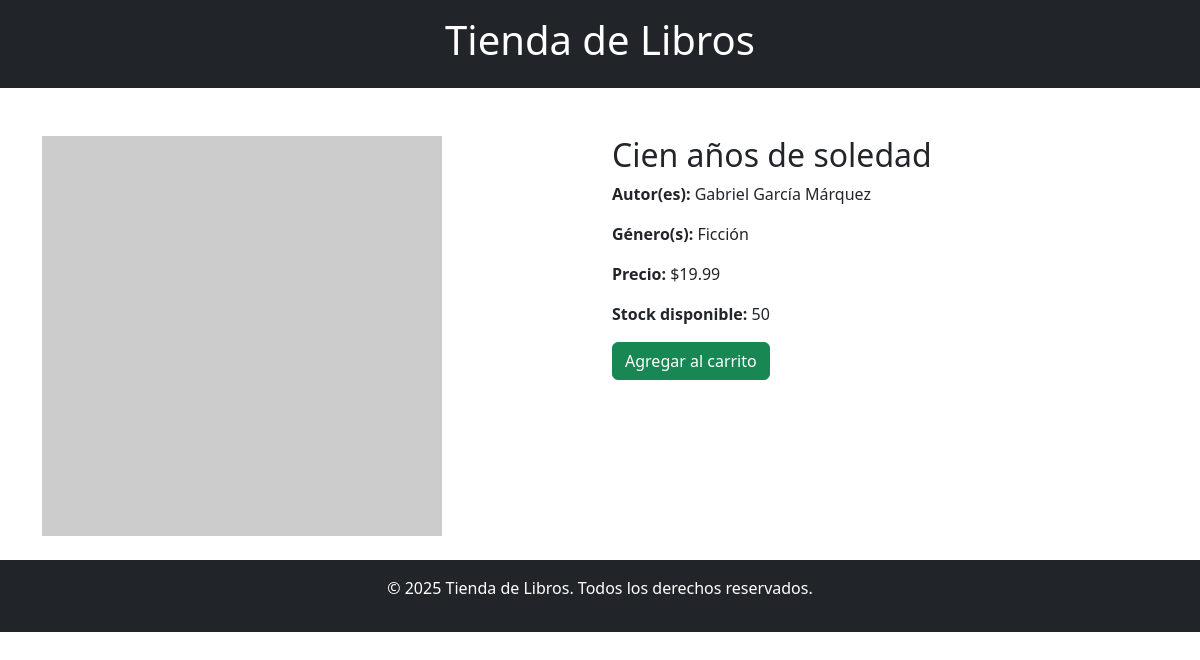
Screenshot of /book/1/ with the database file from the repository.
### catalogo/models.py (models this page shows, shortened)
class Libro(models.Model):
    isbn = models.CharField(max_length=13, unique=True)
    titulo = models.CharField(max_length=255)
    autor = models.ManyToManyField(Autor)
    genero = models.ManyToManyField(Genero)
    precio = models.DecimalField(max_digits=10, decimal_places=2)
    stock = models.PositiveIntegerField()
    proveedor = models.ForeignKey(Proveedor, on_delete=models.SET_NULL, null=True, blank=True)

class Autor(models.Model):
    nombre = models.CharField(max_length=255)
    contacto = models.TextField(blank=True, null=True)

class Genero(models.Model):
    nombre = models.CharField(max_length=255)

### ventas/views.py (the view)
# urls.py: path('book/<int:pk>/', BookDetailView.as_view(), name='book_detail'),
class BookDetailView(DetailView):
    model = Libro
    template_name = 'ventas/book_detail.html'
    context_object_name = 'libro'

### ventas/templates/ventas/book_detail.html
{% extends 'base.html' %}
{% block content %}
<div class="container mt-4">
    <div class="row">
        <div class="col-md-6">
            <img src="https://via.placeholder.com/400" class="img-fluid" alt="{{ libro.titulo }}">
        </div>
        <div class="col-md-6">
            <h2>{{ libro.titulo }}</h2>
            <p><strong>Autor(es):</strong> {% for autor in libro.autor.all %}{{ autor.nombre }}{% if not forloop.last %}, {% endif %}{% endfor %}</p>
            <p><strong>Género(s):</strong> {% for genero in libro.genero.all %}{{ genero.nombre }}{% if not forloop.last %}, {% endif %}{% endfor %}</p>
            <p><strong>Precio:</strong> ${{ libro.precio }}</p>
            <p><strong>Stock disponible:</strong> {{ libro.stock }}</p>
            <a href="#" class="btn btn-success">Agregar al carrito</a>
        </div>
    </div>
</div>
{% endblock %}

### rows the page displays
Libro: titulo "Cien años de soledad", precio "19.99", stock "50"
Autor: nombre "Gabriel García Márquez"
Genero: nombre "Ficción"
